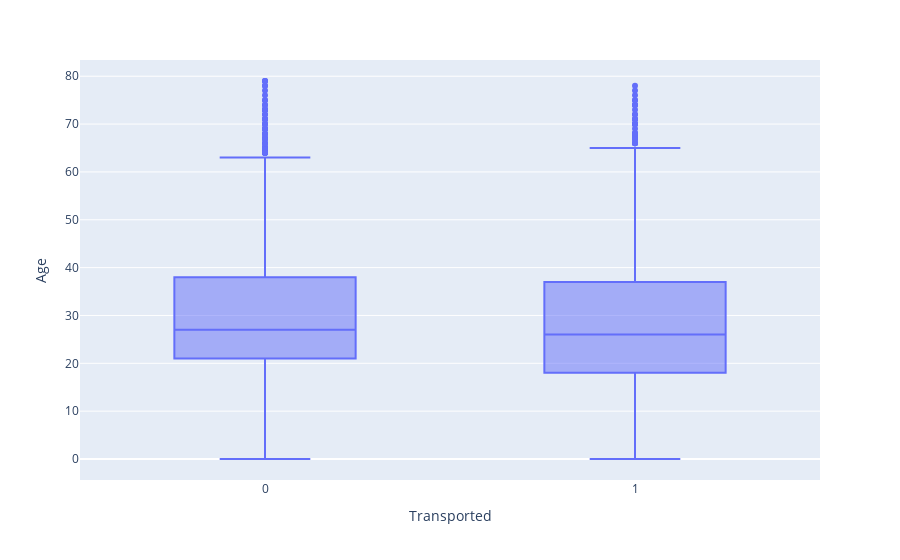

The cell this chart's notebook holds for it:
### Markdown cell above
<h3>Insights</h3>
<ul>
    <li>It is possible to verify that highest number of travels are between Earth and TRAPPIST-1e</li>
    <li>It is possible to see that highest transportation rate travel is Europa->55 Cancri e (68.96%)</li>
</ul>

### Code cell
import plotly.express as px
# Box plot for the age distribition in both Transported and Non-Transported labeles examples
px.box(train_df, x = 'Transported', y = 'Age')

### Figure 1 — Plotly figure (JSON) as saved in the notebook; plotly's stock layout.template omitted (floating-point values rounded to 4 significant figures; data arrays with more than 128 entries replaced by an {"elided": "..."} marker saying what was removed)
{"data": [{"alignmentgroup": "True", "hovertemplate": "Transported=%{x}<br>Age=%{y}<extra></extra>", "legendgroup": "", "marker": {"color": "#636efa"}, "name": "", "notched": false, "offsetgroup": "", "orientation": "v", "showlegend": false, "type": "box", "x": {"elided": "8693 int values"}, "x0": " ", "xaxis": "x", "y": {"elided": "8693 int values"}, "y0": " ", "yaxis": "y"}], "layout": {"boxmode": "group", "legend": {"tracegroupgap": 0}, "margin": {"t": 60}, "xaxis": {"anchor": "y", "domain": [0, 1], "title": {"text": "Transported"}}, "yaxis": {"anchor": "x", "domain": [0, 1], "title": {"text": "Age"}}}}
